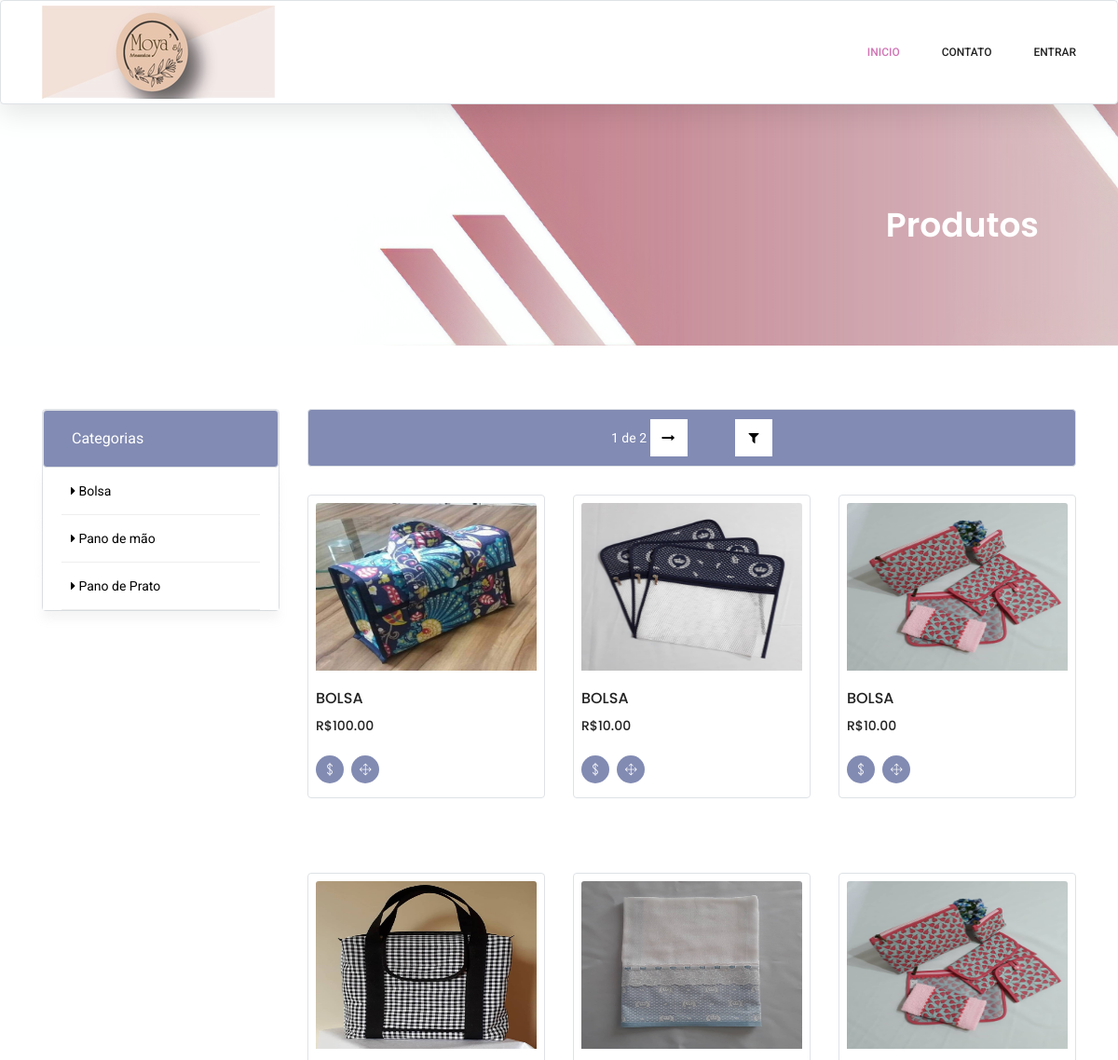
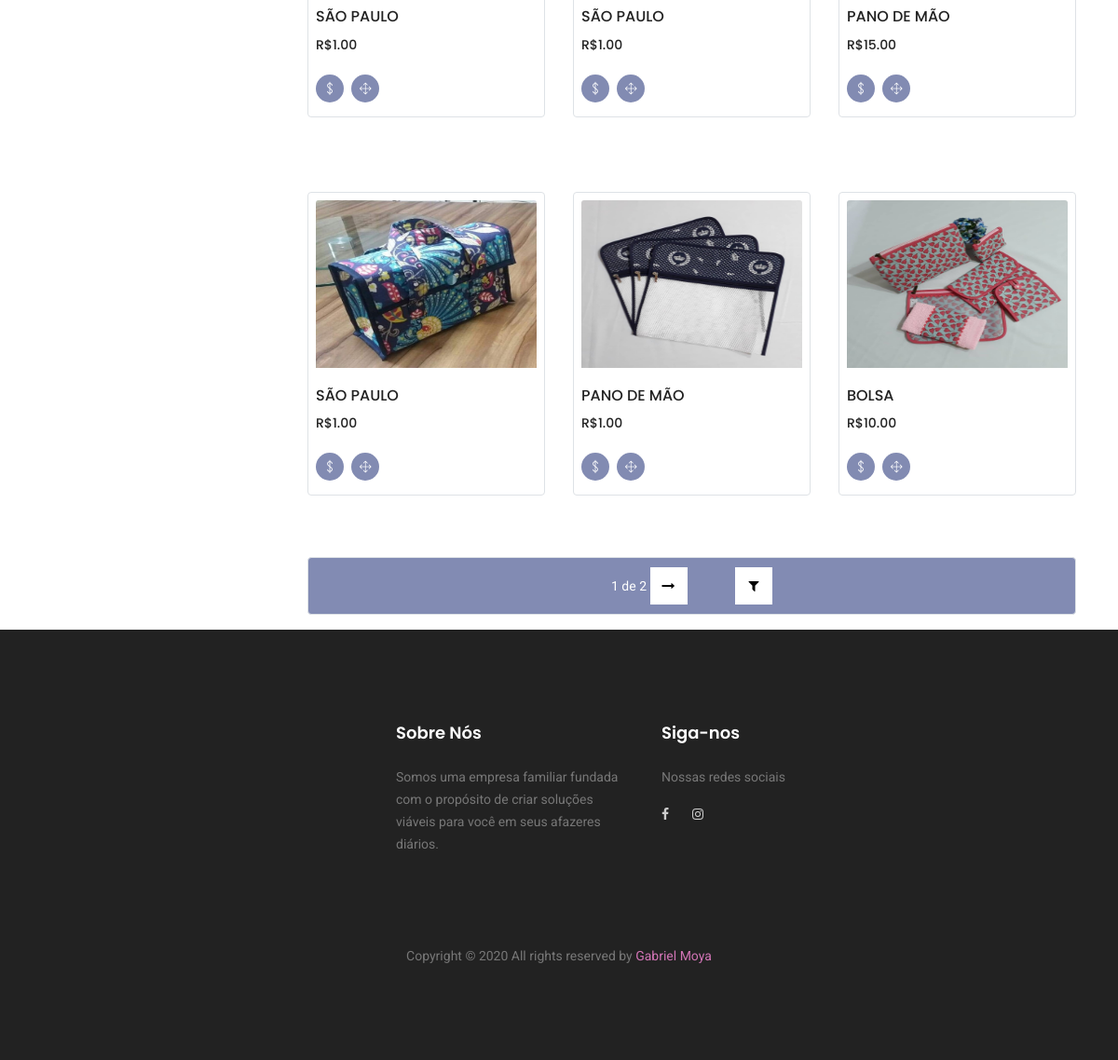
The page / on the database its author committed (2 pictures, top to bottom).
### cadastros/models.py (models this page shows, shortened)
class Categoria(models.Model):
    nome = models.CharField(max_length=100)
    descricao = models.CharField(max_length=100)

class Produto(models.Model):
    codigo = models.CharField(max_length=100)
    nome = models.CharField(max_length=100)
    descricao = models.CharField(max_length=100)
    estoque = models.IntegerField()
    valorVenda = models.DecimalField(max_digits=50, decimal_places=2)
    imagem = models.ImageField(upload_to="imagens/%Y/%m/%d/", max_length=255, null=True, blank=True)
    categoria = models.ForeignKey(Categoria, on_delete=models.PROTECT)

### clientes/views.py (the view)
# urls.py: path('', PaginaInicial.as_view(), name="clientes-index"),
class PaginaInicial(TemplateView):
    template_name = 'clientes/index.html'
    def get_context_data(self, *args, **kwargs):
        context = super().get_context_data(*args, **kwargs)
        cat = self.request.GET.get('categoria')  # Recebe a página atual
        if cat:
            produtos = Produto.objects.filter(
                categoria__nome=cat).reverse()  # [0:9]
        else:
            produtos = Produto.objects.all().reverse()
        paginator = Paginator(produtos, 9)  # Divide os produtos em páginas
        page = self.request.GET.get('pagina')  # Recebe a página atual
        produtos = paginator.get_page(page)  # Filtra os produtos dessa página
        context['produtos'] = produtos
        context['categorias'] = Categoria.objects.all()
        return context

### clientes/templates/clientes/index.html (shortened to what this page needs)
{% extends 'clientes/formulario.html' %}
{%block conteudo%}
<section class="banner-area organic-breadcrumb">
    <div class="container">
        <div class="breadcrumb-banner d-flex flex-wrap align-items-center justify-content-end">
            <div class="col-first">
                <h1>Produtos</h1>
            </div>
        </div>
    </div>
</section>
<div class="container">
    <div class="row">
        <div class="col-xl-3 col-lg-4 col-md-5 ">
            <h2 class="text-center mt-2 mb-4">&nbsp;</h2>
            <div class="sidebar-categories border rounded">
                <div class="head border rounded">Categorias</div>
                {% for categoria in categorias %}
                <ul class="main-categories">
                    <li class="main-nav-list">
                        <a href="?categoria={{categoria.nome}}">
                            <i class="fa fa-caret-right" aria-hidden="true"></i>
                            {{categoria.nome}}
                        </a>
                    </li>
                </ul>
                {% empty %}
                <span>Sem categorias.</span>
                {% endfor %}
            </div>
        </div>
        <div class="col-xl-9 col-lg-8 col-md-7">
            <h2 class="text-center mt-2 mb-4">&nbsp;</h2>
            <div class="filter-bar d-flex flex-wrap align-items-center border rounded">
                <div class="pagination mx-auto">
                    <span class="step-links">
                        <span class="current text-white">
                            {{ produtos.number }} de {{ produtos.paginator.num_pages }}
                        </span>
                        {% if produtos.has_next %}
                        <a
                            href="?pagina={{ produtos.next_page_number }}{% if request.GET.categoria %}&categoria={{request.GET.categoria}}{% endif %}">
                            <i class="fa fa-long-arrow-right" aria-hidden="true"></i>
                        </a>
                        {% endif %}
                        <a href="{% url 'clientes-index' %}" class="ml-5" title="Limpar filtro">
                            <i class="fa fa-filter" aria-hidden="true"></i>
                        </a>
                    </span>
                </div>
            </div>
            <section class="lattest-product-area pb-40 category-list align-items-center">
                <div class="row">
                    {% for produto in produtos %}
                    <div class="col-lg-4 col-md-6">
                        <div class="single-product p-2 border rounded ">
                            <img class="card-img-top" height="180" src="{{produto.imagem.url}}" alt="">
                            <div class="product-details">
                                <h6>{{produto.nome}}</h6>
                                <div class="price">
                                    <h6>R${{produto.valorVenda}}</h6>
                                </div>
                                <div class="prd-bottom">
                                    <a href="{% url 'adicionar-produto' produto.pk 1  %}" class="social-info">
                                        <span class="ti-money"></span>
                                    </a>
                                    <a href="{% url 'clientes-paginaProduto' produto.pk %}" class="social-info">
                                        <span class="lnr lnr-move"></span>
                                    </a>
                                </div>
                            </div>
                        </div>
                    </div>
                    {% empty %}
                    <span class="col-lg-4 col-md-6 my-3">Nenhum Produto encontrado.</span>
                    {% endfor %}
                </div>
            </section>
            <div class="filter-bar d-flex flex-wrap align-items-center mb-3 my-3 border rounded">
                <div class="pagination mx-auto">
                    <span class="step-links">
                        <span class="current text-white">
                            {{ produtos.number }} de {{ produtos.paginator.num_pages }}
                        </span>
                        {% if produtos.has_next %}
                        <a
                            href="?pagina={{ produtos.next_page_number }}{% if request.GET.categoria %}&categoria={{request.GET.categoria}}{% endif %}">
                            <i class="fa fa-long-arrow-right" aria-hidden="true"></i>
                        </a>
                        {% endif %}
                        <a href="{% url 'clientes-index' %}" class="ml-5" title="Limpar filtro">
                            <i class="fa fa-filter" aria-hidden="true"></i>
                        </a>
                    </span>
                </div>
            </div>
        </div>
    </div>
</div>
{%endblock%}

### rows shown on the page
Categoria: nome "Bolsa"
Categoria: nome "Pano de mão"
Categoria: nome "Pano de Prato"
Produto: imagem (picture), nome "BOLSA", valorVenda "100.00"
Produto: imagem (picture), nome "BOLSA", valorVenda "10.00"
Produto: imagem (picture), nome "BOLSA", valorVenda "10.00"
Produto: imagem (picture), nome "SÃO PAULO", valorVenda "1.00"
Produto: imagem (picture), nome "SÃO PAULO", valorVenda "1.00"
Produto: imagem (picture), nome "PANO DE MÃO", valorVenda "15.00"
Produto: imagem (picture), nome "SÃO PAULO", valorVenda "1.00"
Produto: imagem (picture), nome "PANO DE MÃO", valorVenda "1.00"
Produto: imagem (picture), nome "BOLSA", valorVenda "10.00"

### other values the page prints
{{ produtos.number }} "1"
{{ produtos.paginator.num_pages }} "2"
